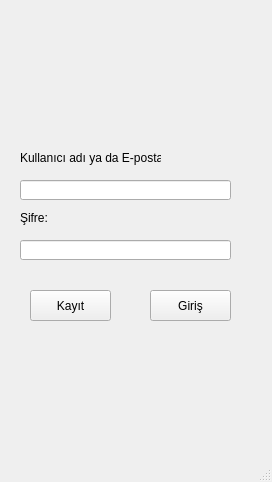
<?xml version="1.0" encoding="UTF-8"?>
<ui version="4.0">
 <class>MainWindow</class>
 <widget class="QMainWindow" name="MainWindow">
  <property name="geometry">
   <rect>
    <x>0</x>
    <y>0</y>
    <width>272</width>
    <height>482</height>
   </rect>
  </property>
  <property name="windowTitle">
   <string>GİRİŞ</string>
  </property>
  <widget class="QWidget" name="centralwidget">
   <widget class="QLineEdit" name="lineposta">
    <property name="geometry">
     <rect>
      <x>20</x>
      <y>180</y>
      <width>211</width>
      <height>20</height>
     </rect>
    </property>
   </widget>
   <widget class="QLineEdit" name="linsifre">
    <property name="geometry">
     <rect>
      <x>20</x>
      <y>240</y>
      <width>211</width>
      <height>20</height>
     </rect>
    </property>
   </widget>
   <widget class="QPushButton" name="buton_giris">
    <property name="geometry">
     <rect>
      <x>150</x>
      <y>290</y>
      <width>81</width>
      <height>31</height>
     </rect>
    </property>
    <property name="text">
     <string>Giriş</string>
    </property>
   </widget>
   <widget class="QLabel" name="label">
    <property name="geometry">
     <rect>
      <x>20</x>
      <y>150</y>
      <width>141</width>
      <height>16</height>
     </rect>
    </property>
    <property name="text">
     <string>Kullanıcı adı ya da E-posta:</string>
    </property>
   </widget>
   <widget class="QLabel" name="label_2">
    <property name="geometry">
     <rect>
      <x>20</x>
      <y>210</y>
      <width>61</width>
      <height>16</height>
     </rect>
    </property>
    <property name="text">
     <string>Şifre:</string>
    </property>
   </widget>
   <widget class="QLabel" name="label_mesaj">
    <property name="geometry">
     <rect>
      <x>10</x>
      <y>350</y>
      <width>241</width>
      <height>21</height>
     </rect>
    </property>
    <property name="text">
     <string/>
    </property>
   </widget>
   <widget class="QPushButton" name="buton_kayit">
    <property name="geometry">
     <rect>
      <x>30</x>
      <y>290</y>
      <width>81</width>
      <height>31</height>
     </rect>
    </property>
    <property name="text">
     <string>Kayıt</string>
    </property>
   </widget>
  </widget>
  <widget class="QMenuBar" name="menubar">
   <property name="geometry">
    <rect>
     <x>0</x>
     <y>0</y>
     <width>272</width>
     <height>21</height>
    </rect>
   </property>
  </widget>
  <widget class="QStatusBar" name="statusbar"/>
 </widget>
 <resources/>
 <connections/>
</ui>
